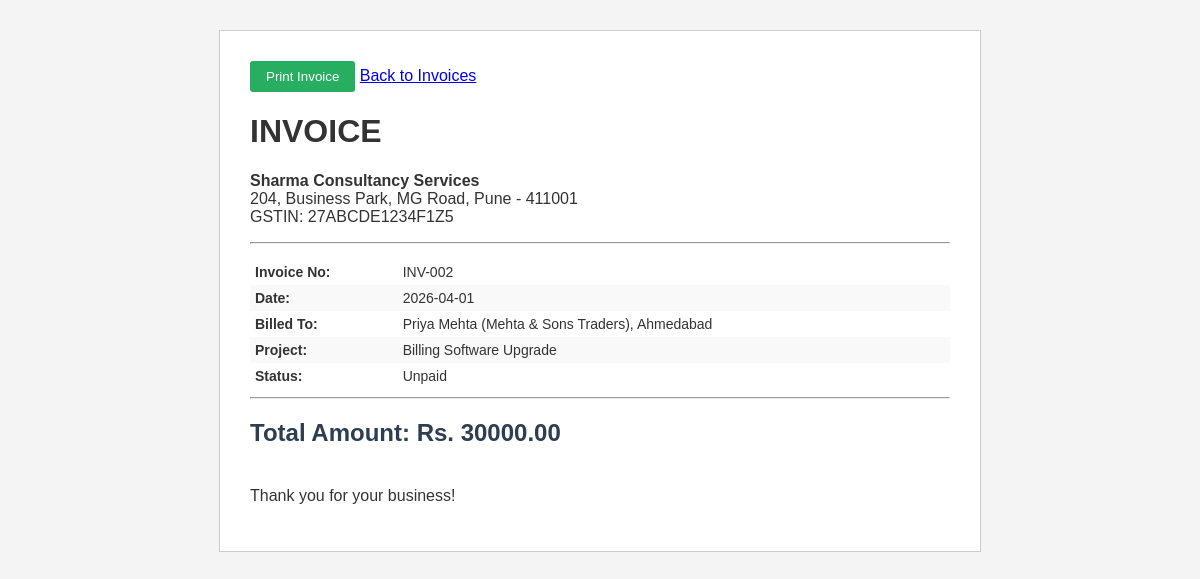
Page /invoices/print/2 (signed in) on the committed database.
### tables this page shows
CREATE TABLE invoices (
    id INTEGER PRIMARY KEY AUTOINCREMENT,
    project_id INTEGER NOT NULL,
    amount REAL NOT NULL,
    status TEXT DEFAULT 'Unpaid',
    invoice_date TEXT,
    FOREIGN KEY (project_id) REFERENCES projects(id)
);

CREATE TABLE clients (
    id INTEGER PRIMARY KEY AUTOINCREMENT,
    name TEXT NOT NULL,
    company TEXT,
    email TEXT,
    phone TEXT,
    city TEXT,
    created_at TEXT
);

CREATE TABLE projects (
    id INTEGER PRIMARY KEY AUTOINCREMENT,
    client_id INTEGER NOT NULL,
    title TEXT NOT NULL,
    status TEXT DEFAULT 'Ongoing',
    start_date TEXT,
    end_date TEXT,
    FOREIGN KEY (client_id) REFERENCES clients(id)
);

### app.py (the view)
@app.route("/invoices/print/<int:id>")
def print_invoice(id):
    if not logged_in():
        return redirect(url_for("login"))
    conn = get_db()
    cur = conn.cursor()
    cur.execute("""SELECT invoices.*, projects.title as project_title, clients.name as client_name,
                   clients.company, clients.city FROM invoices
                   JOIN projects ON invoices.project_id = projects.id
                   JOIN clients ON projects.client_id = clients.id WHERE invoices.id=?""", (id,))
    inv = cur.fetchone()
    conn.close()
    if not inv:
        return redirect(url_for("invoices"))
    return render_template("invoice_print.html", inv=inv)

### app.py (called while the page is built)
def get_db():
    conn = sqlite3.connect("crm.db")
    conn.row_factory = sqlite3.Row
    return conn

def logged_in():
    return "admin" in session

### templates/invoice_print.html (shortened to what this page needs)
<!DOCTYPE html>
<html>
<head>
    <link rel="stylesheet" href="{{ url_for('static', filename='style.css') }}">
</head>
<body>
    <div class="invoice-page">
        <div class="no-print" style="margin-bottom: 15px;">
            <button onclick="window.print()">Print Invoice</button>
            <a href="/invoices">Back to Invoices</a>
        </div>
        <h1>INVOICE</h1>
        <p><b>Sharma Consultancy Services</b><br>
        204, Business Park, MG Road, Pune - 411001<br>
        GSTIN: 27ABCDE1234F1Z5</p>
        <hr>
        <table class="invoice-table">
            <tr><td><b>Invoice No:</b></td><td>INV-{{ '%03d' % inv.id }}</td></tr>
            <tr><td><b>Date:</b></td><td>{{ inv.invoice_date }}</td></tr>
            <tr><td><b>Billed To:</b></td><td>{{ inv.client_name }}{% if inv.company %} ({{ inv.company }}){% endif %}, {{ inv.city }}</td></tr>
            <tr><td><b>Project:</b></td><td>{{ inv.project_title }}</td></tr>
            <tr><td><b>Status:</b></td><td>{{ inv.status }}</td></tr>
        </table>
        <hr>
        <h2 class="invoice-amount">Total Amount: Rs. {{ '%.2f' % inv.amount }}</h2>
        <p style="margin-top: 40px;">Thank you for your business!</p>
    </div>
</body>
</html>

### static/style.css (style rules this page uses)
body { font-family: Arial, sans-serif; margin: 0; background: #f4f4f4; color: #333; }
table { width: 100%; border-collapse: collapse; background: white; margin-top: 15px; }
th, td { border: 1px solid #ccc; padding: 8px 10px; text-align: left; font-size: 14px; }
tr:nth-child(even) { background: #f9f9f9; }
button { background: #27ae60; color: white; border: none; padding: 8px 16px; border-radius: 3px; cursor: pointer; }
.invoice-page { max-width: 700px; margin: 30px auto; background: white; border: 1px solid #ccc; padding: 30px; }
.invoice-table td { border: none; padding: 5px; }
.invoice-amount { color: #2c3e50; }

### rows in the picture
invoices: id "002", invoice_date "2026-04-01", status "Unpaid", amount "30000.00"
clients: client_name "Priya Mehta", company "Mehta & Sons Traders", city "Ahmedabad"
projects: project_title "Billing Software Upgrade"
